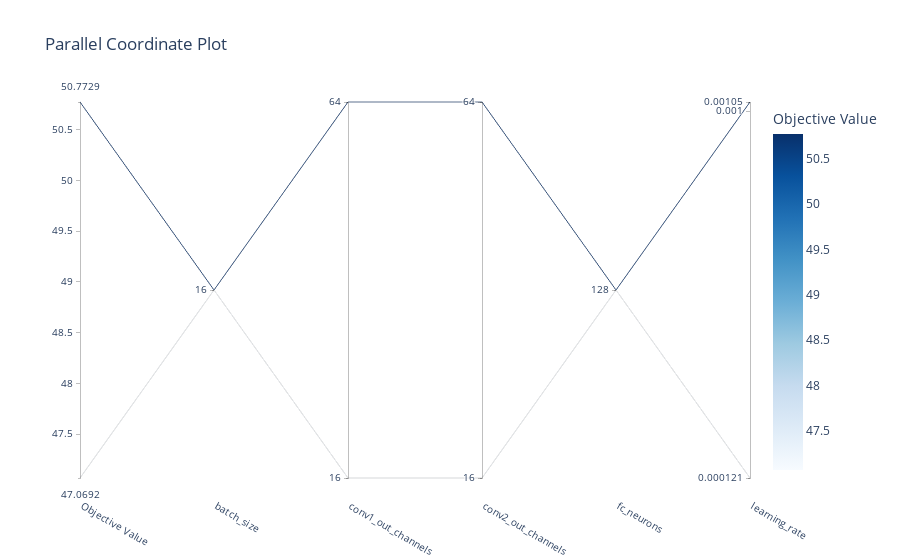

Here is the notebook cell this chart was saved with:
### Code cell
fig3 = plot_parallel_coordinate(study)
fig3.show()

### Figure 1 — Plotly figure (JSON) as saved in the notebook; plotly's stock layout.template omitted (floating-point values rounded to 4 significant figures)
{"data": [{"dimensions": [{"label": "Objective Value", "range": [47.07, 50.77], "values": [47.07, 50.77]}, {"label": "batch_size", "range": [0, 0], "ticktext": ["16"], "tickvals": [0], "values": [0, 0]}, {"label": "conv1_out_channels", "range": [0, 1], "ticktext": ["16", "64"], "tickvals": [0, 1], "values": [0, 1]}, {"label": "conv2_out_channels", "range": [0, 1], "ticktext": ["16", "64"], "tickvals": [0, 1], "values": [0, 1]}, {"label": "fc_neurons", "range": [0, 0], "ticktext": ["128"], "tickvals": [0], "values": [0, 0]}, {"label": "learning_rate", "range": [-3.919, -2.977], "ticktext": ["0.000121", "0.001", "0.00105"], "tickvals": [-3.919, -3, -2.977], "values": [-3.919, -2.977]}], "labelangle": 30, "labelside": "bottom", "line": {"color": [47.07, 50.77], "colorbar": {"title": {"text": "Objective Value"}}, "colorscale": [[0, "rgb(247,251,255)"], [0.125, "rgb(222,235,247)"], [0.25, "rgb(198,219,239)"], [0.375, "rgb(158,202,225)"], [0.5, "rgb(107,174,214)"], [0.625, "rgb(66,146,198)"], [0.75, "rgb(33,113,181)"], [0.875, "rgb(8,81,156)"], [1, "rgb(8,48,107)"]], "reversescale": false, "showscale": true}, "type": "parcoords"}], "layout": {"title": {"text": "Parallel Coordinate Plot"}}}
